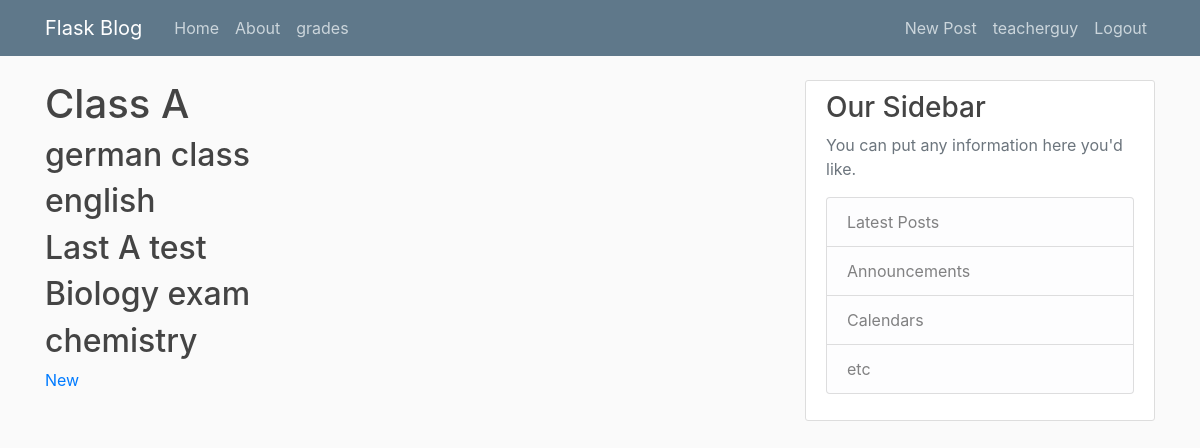
Screenshot of /grade/classA (signed in) with the database file from the repository.
### flaskblog/models.py (models this page shows, shortened)
class User(db.Model, UserMixin):
    id = db.Column(db.Integer, primary_key=True)
    username = db.Column(db.String(20), unique=True, nullable=False)
    email = db.Column(db.String(120), unique=True, nullable=False)
    image_file = db.Column(db.String(20), nullable=False, default='default.jpg')
    password = db.Column(db.String(60), nullable=False)
    posts = db.relationship('Post', backref='author', lazy=True)
    first_name = db.Column(db.String(50), nullable=False)
    last_name = db.Column(db.String(50), nullable=False)
    access = db.Column(db.String(50), nullable=False)
    user_type = db.Column(db.String(50), nullable=False)

class Grade(db.Model):
    id = db.Column(db.Integer, primary_key=True)
    user_id = db.Column(db.Integer, db.ForeignKey('user.id'), nullable=False)
    title = db.Column(db.String(100), nullable=False)
    score = db.Column(db.Integer, nullable=False)
    date_added = db.Column(db.DateTime, nullable=False, default=datetime.utcnow)

### flaskblog/routes.py (the view)
@app.route("/grade/<string:class_access>", methods=['GET'])
@login_required
def classGrade(class_access):
    if current_user.user_type != 'teacher':
        return redirect(url_for('home'))
    students = User.query.filter_by(access=class_access).all()
    student_ids = [s.id for s in students]
    grades = Grade.query.all()
    names = set([g.title for g in grades if g.user_id in student_ids])
    return render_template('class_grades.html', gradetitles=names, class_value=class_access, class_name=STUDENT_CODE[class_access])

### flaskblog/models.py (called while the page is built)
@login_manager.user_loader
def load_user(user_id):
    return User.query.get(int(user_id))

### flaskblog/templates/class_grades.html
{% extends "layout.html" %}
{% block content %}
<h1>{{ class_name }} </h1>
{% for gradetitle in gradetitles %}
<a href="{{ url_for('classAllGrades', class_access=class_value, gradetitle = gradetitle) }}"><h2> {{ gradetitle }} </h2></a>
{% endfor %}
<a href="{{ url_for('classNewGrades', class_access=class_value) }}">New</a>
{% endblock content %}

### flaskblog/templates/layout.html (shortened to what this page needs)
<!DOCTYPE html>
<html>
<head>
    <link rel="stylesheet" href="https://maxcdn.bootstrapcdn.com/bootstrap/4.0.0/css/bootstrap.min.css">
    <link rel="stylesheet" type="text/css" href="{{ url_for('static', filename='main.css') }}">
</head>
<body>
    <header class="site-header">
      <nav class="navbar navbar-expand-md navbar-dark bg-steel fixed-top">
        <div class="container">
          <a class="navbar-brand mr-4" href="/">Flask Blog</a>
          <div class="collapse navbar-collapse" id="navbarToggle">
            <div class="navbar-nav mr-auto">
              <a class="nav-item nav-link" href="{{ url_for('home') }}">Home</a>
              <a class="nav-item nav-link" href="{{ url_for('about') }}">About</a>
              <a class="nav-item nav-link" href="{{ url_for('grade') }}">grades</a>
            </div>
            <div class="navbar-nav">
              {% if current_user.is_authenticated %}
                {% if current_user.user_type == 'teacher' %}
                  <a class="nav-item nav-link" href="{{ url_for('new_post') }}">New Post</a>
                {% endif %}
                <a class="nav-item nav-link" href="{{ url_for('account') }}"> {{ current_user.username }} </a>
                <a class="nav-item nav-link" href="{{ url_for('logout') }}">Logout</a>
              {% else %}
                <a class="nav-item nav-link" href="{{ url_for('login') }}">Login</a>
                <a class="nav-item nav-link" href="{{ url_for('register') }}">Register</a>
              {% endif %}
            </div>
          </div>
        </div>
      </nav>
    </header>
    <main role="main" class="container">
      <div class="row">
        <div class="col-md-8">
          {% block content %}{% endblock %}
        </div>
        <div class="col-md-4">
          <div class="content-section">
            <h3>Our Sidebar</h3>
            <p class='text-muted'>You can put any information here you'd like.
              <ul class="list-group">
                <li class="list-group-item list-group-item-light">Latest Posts</li>
                <li class="list-group-item list-group-item-light">Announcements</li>
                <li class="list-group-item list-group-item-light">Calendars</li>
                <li class="list-group-item list-group-item-light">etc</li>
              </ul>
            </p>
          </div>
        </div>
      </div>
    </main>
</body>
</html>

### flaskblog/static/main.css (style rules this page uses)
body { background: #fafafa; color: #333333; margin-top: 5rem; }
h1, h2, h3, h4, h5, h6 { color: #444444; }
.bg-steel { background-color: #5f788a; }
.site-header .navbar-nav .nav-link { color: #cbd5db; }
.content-section { background: #ffffff; padding: 10px 20px; border: 1px solid #dddddd; border-radius: 3px; margin-bottom: 20px; }

### rows the page displays
User: username "teacherguy"
Grade: title "german class"
Grade: title "english"
Grade: title "Last A test"
Grade: title "Biology exam"
Grade: title "chemistry"

### other values shown
{{ class_name }} "Class A"
